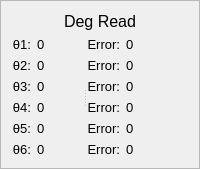
    <widget class="QFrame" name="degRead">
     <property name="frameShape">
      <enum>QFrame::StyledPanel</enum>
     </property>
     <property name="frameShadow">
      <enum>QFrame::Sunken</enum>
     </property>
     <property name="lineWidth">
      <number>2</number>
     </property>
     <layout class="QVBoxLayout" name="verticalLayout_15">
      <item>
       <widget class="QLabel" name="label_5">
        <property name="font">
         <font>
          <pointsize>12</pointsize>
         </font>
        </property>
        <property name="text">
         <string>Deg Read</string>
        </property>
        <property name="alignment">
         <set>Qt::AlignCenter</set>
        </property>
       </widget>
      </item>
      <item>
       <widget class="QSplitter" name="splitter_2">
        <property name="orientation">
         <enum>Qt::Horizontal</enum>
        </property>
        <property name="childrenCollapsible">
         <bool>false</bool>
        </property>
        <widget class="QWidget" name="layoutWidget">
         <property name="font">
          <font/>
         </property>
         <layout class="QHBoxLayout" name="horizontalLayout_7">
          <item>
           <layout class="QVBoxLayout" name="verticalLayout_8">
            <item>
             <widget class="QLabel" name="teta1_dir">
              <property name="sizePolicy">
               <sizepolicy hsizetype="Minimum" vsizetype="Fixed">
                <horstretch>0</horstretch>
                <verstretch>0</verstretch>
               </sizepolicy>
              </property>
              <property name="font">
               <font>
                <pointsize>10</pointsize>
               </font>
              </property>
              <property name="text">
               <string>θ1:</string>
              </property>
              <property name="alignment">
               <set>Qt::AlignRight|Qt::AlignTrailing|Qt::AlignVCenter</set>
              </property>
             </widget>
            </item>
            <item>
             <widget class="QLabel" name="teta2_dir">
              <property name="sizePolicy">
               <sizepolicy hsizetype="Minimum" vsizetype="Fixed">
                <horstretch>0</horstretch>
                <verstretch>0</verstretch>
               </sizepolicy>
              </property>
              <property name="font">
               <font>
                <pointsize>10</pointsize>
               </font>
              </property>
              <property name="text">
               <string>θ2:</string>
              </property>
              <property name="alignment">
               <set>Qt::AlignRight|Qt::AlignTrailing|Qt::AlignVCenter</set>
              </property>
             </widget>
            </item>
            <item>
             <widget class="QLabel" name="teta3_dit">
              <property name="sizePolicy">
               <sizepolicy hsizetype="Minimum" vsizetype="Fixed">
                <horstretch>0</horstretch>
                <verstretch>0</verstretch>
               </sizepolicy>
              </property>
              <property name="font">
               <font>
                <pointsize>10</pointsize>
               </font>
              </property>
              <property name="text">
               <string>θ3:</string>
              </property>
              <property name="alignment">
               <set>Qt::AlignRight|Qt::AlignTrailing|Qt::AlignVCenter</set>
              </property>
             </widget>
            </item>
            <item>
             <widget class="QLabel" name="teta4_dit">
              <property name="sizePolicy">
               <sizepolicy hsizetype="Minimum" vsizetype="Fixed">
                <horstretch>0</horstretch>
                <verstretch>0</verstretch>
               </sizepolicy>
              </property>
              <property name="font">
               <font>
                <pointsize>10</pointsize>
               </font>
              </property>
              <property name="text">
               <string>θ4:</string>
              </property>
              <property name="alignment">
               <set>Qt::AlignRight|Qt::AlignTrailing|Qt::AlignVCenter</set>
              </property>
             </widget>
            </item>
            <item>
             <widget class="QLabel" name="teta5_dir">
              <property name="sizePolicy">
               <sizepolicy hsizetype="Minimum" vsizetype="Fixed">
                <horstretch>0</horstretch>
                <verstretch>0</verstretch>
               </sizepolicy>
              </property>
              <property name="font">
               <font>
                <pointsize>10</pointsize>
               </font>
              </property>
              <property name="text">
               <string>θ5:</string>
              </property>
              <property name="alignment">
               <set>Qt::AlignRight|Qt::AlignTrailing|Qt::AlignVCenter</set>
              </property>
             </widget>
            </item>
            <item>
             <widget class="QLabel" name="teta6_dir">
              <property name="sizePolicy">
               <sizepolicy hsizetype="Minimum" vsizetype="Fixed">
                <horstretch>0</horstretch>
                <verstretch>0</verstretch>
               </sizepolicy>
              </property>
              <property name="font">
               <font>
                <pointsize>10</pointsize>
               </font>
              </property>
              <property name="text">
               <string>θ6:</string>
              </property>
              <property name="alignment">
               <set>Qt::AlignRight|Qt::AlignTrailing|Qt::AlignVCenter</set>
              </property>
             </widget>
            </item>
           </layout>
          </item>
          <item>
           <layout class="QVBoxLayout" name="verticalLayout_11">
            <item>
             <widget class="QLabel" name="thR1">
              <property name="sizePolicy">
               <sizepolicy hsizetype="Expanding" vsizetype="Fixed">
                <horstretch>0</horstretch>
                <verstretch>0</verstretch>
               </sizepolicy>
              </property>
              <property name="font">
               <font>
                <pointsize>10</pointsize>
               </font>
              </property>
              <property name="text">
               <string>0</string>
              </property>
              <property name="alignment">
               <set>Qt::AlignLeading|Qt::AlignLeft|Qt::AlignVCenter</set>
              </property>
             </widget>
            </item>
            <item>
             <widget class="QLabel" name="thR2">
              <property name="sizePolicy">
               <sizepolicy hsizetype="Expanding" vsizetype="Fixed">
                <horstretch>0</horstretch>
                <verstretch>0</verstretch>
               </sizepolicy>
              </property>
              <property name="font">
               <font>
                <pointsize>10</pointsize>
               </font>
              </property>
              <property name="text">
               <string>0</string>
              </property>
              <property name="alignment">
               <set>Qt::AlignLeading|Qt::AlignLeft|Qt::AlignVCenter</set>
              </property>
             </widget>
            </item>
            <item>
             <widget class="QLabel" name="thR3">
              <property name="sizePolicy">
               <sizepolicy hsizetype="Expanding" vsizetype="Fixed">
                <horstretch>0</horstretch>
                <verstretch>0</verstretch>
               </sizepolicy>
              </property>
              <property name="font">
               <font>
                <pointsize>10</pointsize>
               </font>
              </property>
              <property name="text">
               <string>0</string>
              </property>
              <property name="alignment">
               <set>Qt::AlignLeading|Qt::AlignLeft|Qt::AlignVCenter</set>
              </property>
             </widget>
            </item>
            <item>
             <widget class="QLabel" name="thR4">
              <property name="sizePolicy">
               <sizepolicy hsizetype="Expanding" vsizetype="Fixed">
                <horstretch>0</horstretch>
                <verstretch>0</verstretch>
               </sizepolicy>
              </property>
              <property name="font">
               <font>
                <pointsize>10</pointsize>
               </font>
              </property>
              <property name="text">
               <string>0</string>
              </property>
              <property name="alignment">
               <set>Qt::AlignLeading|Qt::AlignLeft|Qt::AlignVCenter</set>
              </property>
             </widget>
            </item>
            <item>
             <widget class="QLabel" name="thR5">
              <property name="sizePolicy">
               <sizepolicy hsizetype="Expanding" vsizetype="Fixed">
                <horstretch>0</horstretch>
                <verstretch>0</verstretch>
               </sizepolicy>
              </property>
              <property name="font">
               <font>
                <pointsize>10</pointsize>
               </font>
              </property>
              <property name="text">
               <string>0</string>
              </property>
              <property name="alignment">
               <set>Qt::AlignLeading|Qt::AlignLeft|Qt::AlignVCenter</set>
              </property>
             </widget>
            </item>
            <item>
             <widget class="QLabel" name="thR6">
              <property name="sizePolicy">
               <sizepolicy hsizetype="Expanding" vsizetype="Fixed">
                <horstretch>0</horstretch>
                <verstretch>0</verstretch>
               </sizepolicy>
              </property>
              <property name="font">
               <font>
                <pointsize>10</pointsize>
               </font>
              </property>
              <property name="text">
               <string>0</string>
              </property>
              <property name="alignment">
               <set>Qt::AlignLeading|Qt::AlignLeft|Qt::AlignVCenter</set>
              </property>
             </widget>
            </item>
           </layout>
          </item>
         </layout>
        </widget>
        <widget class="QWidget" name="layoutWidget">
         <property name="font">
          <font/>
         </property>
         <layout class="QHBoxLayout" name="horizontalLayout_8">
          <item>
           <layout class="QVBoxLayout" name="verticalLayout_9">
            <item>
             <widget class="QLabel" name="encrease1_2">
              <property name="sizePolicy">
               <sizepolicy hsizetype="Minimum" vsizetype="Fixed">
                <horstretch>0</horstretch>
                <verstretch>0</verstretch>
               </sizepolicy>
              </property>
              <property name="font">
               <font>
                <pointsize>10</pointsize>
               </font>
              </property>
              <property name="text">
               <string>Error:</string>
              </property>
              <property name="alignment">
               <set>Qt::AlignRight|Qt::AlignTrailing|Qt::AlignVCenter</set>
              </property>
             </widget>
            </item>
            <item>
             <widget class="QLabel" name="encrease2_2">
              <property name="sizePolicy">
               <sizepolicy hsizetype="Minimum" vsizetype="Fixed">
                <horstretch>0</horstretch>
                <verstretch>0</verstretch>
               </sizepolicy>
              </property>
              <property name="font">
               <font>
                <pointsize>10</pointsize>
               </font>
              </property>
              <property name="text">
               <string>Error:</string>
              </property>
              <property name="alignment">
               <set>Qt::AlignRight|Qt::AlignTrailing|Qt::AlignVCenter</set>
              </property>
             </widget>
            </item>
            <item>
             <widget class="QLabel" name="encrease3_2">
              <property name="sizePolicy">
               <sizepolicy hsizetype="Minimum" vsizetype="Fixed">
                <horstretch>0</horstretch>
                <verstretch>0</verstretch>
               </sizepolicy>
              </property>
              <property name="font">
               <font>
                <pointsize>10</pointsize>
               </font>
              </property>
              <property name="text">
               <string>Error:</string>
              </property>
              <property name="alignment">
               <set>Qt::AlignRight|Qt::AlignTrailing|Qt::AlignVCenter</set>
              </property>
              <property name="indent">
               <number>-1</number>
              </property>
             </widget>
            </item>
            <item>
             <widget class="QLabel" name="encrease4_2">
              <property name="sizePolicy">
               <sizepolicy hsizetype="Minimum" vsizetype="Fixed">
                <horstretch>0</horstretch>
                <verstretch>0</verstretch>
               </sizepolicy>
              </property>
              <property name="font">
               <font>
                <pointsize>10</pointsize>
               </font>
              </property>
              <property name="text">
               <string>Error:</string>
              </property>
              <property name="scaledContents">
               <bool>false</bool>
              </property>
              <property name="alignment">
               <set>Qt::AlignRight|Qt::AlignTrailing|Qt::AlignVCenter</set>
              </property>
              <property name="margin">
               <number>0</number>
              </property>
             </widget>
            </item>
            <item>
             <widget class="QLabel" name="encrease5_2">
              <property name="sizePolicy">
               <sizepolicy hsizetype="Minimum" vsizetype="Fixed">
                <horstretch>0</horstretch>
                <verstretch>0</verstretch>
               </sizepolicy>
              </property>
              <property name="font">
               <font>
                <pointsize>10</pointsize>
               </font>
              </property>
              <property name="text">
               <string>Error:</string>
              </property>
              <property name="alignment">
               <set>Qt::AlignRight|Qt::AlignTrailing|Qt::AlignVCenter</set>
              </property>
             </widget>
            </item>
            <item>
             <widget class="QLabel" name="encrease6_2">
              <property name="sizePolicy">
               <sizepolicy hsizetype="Minimum" vsizetype="Fixed">
                <horstretch>0</horstretch>
                <verstretch>0</verstretch>
               </sizepolicy>
              </property>
              <property name="font">
               <font>
                <pointsize>10</pointsize>
               </font>
              </property>
              <property name="text">
               <string>Error:</string>
              </property>
              <property name="alignment">
               <set>Qt::AlignRight|Qt::AlignTrailing|Qt::AlignVCenter</set>
              </property>
             </widget>
            </item>
           </layout>
          </item>
          <item>
           <layout class="QVBoxLayout" name="verticalLayout_12">
            <item>
             <widget class="QLabel" name="thEr1">
              <property name="sizePolicy">
               <sizepolicy hsizetype="Expanding" vsizetype="Fixed">
                <horstretch>0</horstretch>
                <verstretch>0</verstretch>
               </sizepolicy>
              </property>
              <property name="font">
               <font>
                <pointsize>10</pointsize>
               </font>
              </property>
              <property name="text">
               <string>0</string>
              </property>
              <property name="alignment">
               <set>Qt::AlignLeading|Qt::AlignLeft|Qt::AlignVCenter</set>
              </property>
             </widget>
            </item>
            <item>
             <widget class="QLabel" name="thEr2">
              <property name="sizePolicy">
               <sizepolicy hsizetype="Expanding" vsizetype="Fixed">
                <horstretch>0</horstretch>
                <verstretch>0</verstretch>
               </sizepolicy>
              </property>
              <property name="font">
               <font>
                <pointsize>10</pointsize>
               </font>
              </property>
              <property name="text">
               <string>0</string>
              </property>
              <property name="alignment">
               <set>Qt::AlignLeading|Qt::AlignLeft|Qt::AlignVCenter</set>
              </property>
             </widget>
            </item>
            <item>
             <widget class="QLabel" name="thEr3">
              <property name="sizePolicy">
               <sizepolicy hsizetype="Expanding" vsizetype="Fixed">
                <horstretch>0</horstretch>
                <verstretch>0</verstretch>
               </sizepolicy>
              </property>
              <property name="font">
               <font>
                <pointsize>10</pointsize>
               </font>
              </property>
              <property name="text">
               <string>0</string>
              </property>
              <property name="alignment">
               <set>Qt::AlignLeading|Qt::AlignLeft|Qt::AlignVCenter</set>
              </property>
             </widget>
            </item>
            <item>
             <widget class="QLabel" name="thEr4">
              <property name="sizePolicy">
               <sizepolicy hsizetype="Expanding" vsizetype="Fixed">
                <horstretch>0</horstretch>
                <verstretch>0</verstretch>
               </sizepolicy>
              </property>
              <property name="font">
               <font>
                <pointsize>10</pointsize>
               </font>
              </property>
              <property name="text">
               <string>0</string>
              </property>
              <property name="alignment">
               <set>Qt::AlignLeading|Qt::AlignLeft|Qt::AlignVCenter</set>
              </property>
             </widget>
            </item>
            <item>
             <widget class="QLabel" name="thEr5">
              <property name="sizePolicy">
               <sizepolicy hsizetype="Expanding" vsizetype="Fixed">
                <horstretch>0</horstretch>
                <verstretch>0</verstretch>
               </sizepolicy>
              </property>
              <property name="font">
               <font>
                <pointsize>10</pointsize>
               </font>
              </property>
              <property name="text">
               <string>0</string>
              </property>
              <property name="alignment">
               <set>Qt::AlignLeading|Qt::AlignLeft|Qt::AlignVCenter</set>
              </property>
             </widget>
            </item>
            <item>
             <widget class="QLabel" name="thEr6">
              <property name="sizePolicy">
               <sizepolicy hsizetype="Expanding" vsizetype="Fixed">
                <horstretch>0</horstretch>
                <verstretch>0</verstretch>
               </sizepolicy>
              </property>
              <property name="font">
               <font>
                <pointsize>10</pointsize>
               </font>
              </property>
              <property name="text">
               <string>0</string>
              </property>
              <property name="alignment">
               <set>Qt::AlignLeading|Qt::AlignLeft|Qt::AlignVCenter</set>
              </property>
             </widget>
            </item>
           </layout>
          </item>
         </layout>
        </widget>
       </widget>
      </item>
     </layout>
    </widget>
